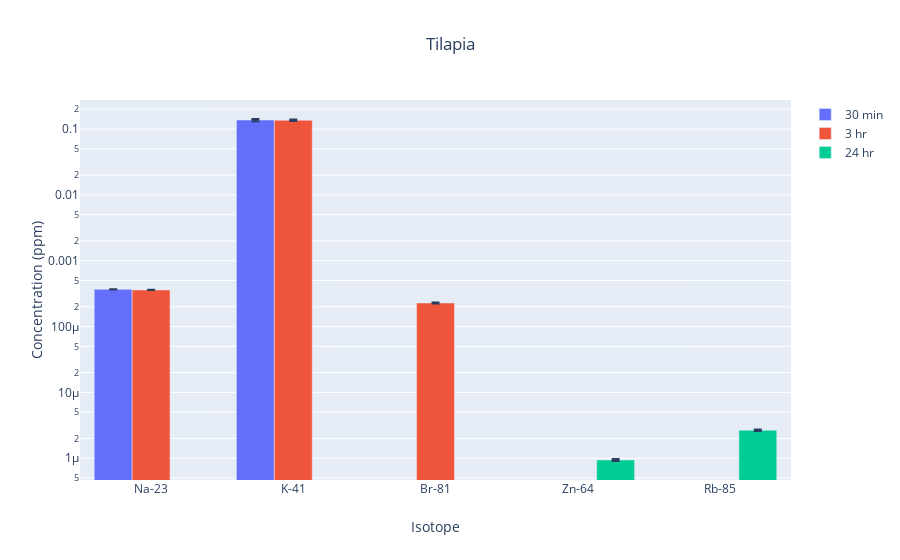

The notebook cell this image was saved under:
### Code cell
fig = go.Figure()
fig.add_trace(go.Bar(
    x=am.get_initial_isotopes(new_dfs[0]['isotopes']), y=new_dfs[0]['ppm'],
    error_y=dict(type='data', array=new_dfs[0]['ppm-unc']),
    name="30 min"
))
fig.add_trace(go.Bar(
    x=am.get_initial_isotopes(new_dfs[1]['isotopes']), y=new_dfs[1]['ppm'],
    error_y=dict(type='data', array=new_dfs[1]['ppm-unc']),
    name="3 hr"
))
fig.add_trace(go.Bar(
    x=am.get_initial_isotopes(new_dfs[2]['isotopes']), y=new_dfs[2]['ppm'],
    error_y=dict(type='data', array=new_dfs[2]['ppm-unc']),
    name="24 hr"
))
fig.update_layout(barmode='group',
                title={
                    'text': sample_fish[sample_index],
#                    'y':0.9,
                    'x':0.5,
                    'xanchor': 'center'},
#                    'yanchor': 'top'},
                xaxis_title="Isotope",
                yaxis_title="Concentration (ppm)"
#                font=dict(
#                    family="Courier New, monospace",
#                    size=18,
#                    color="RebeccaPurple"
#                )
)
fig.update_yaxes(type="log")
fig.show()

### Figure 1 — Plotly figure (JSON) as saved in the notebook; plotly's stock layout.template omitted (floating-point values rounded to 4 significant figures)
{"data": [{"error_y": {"array": [2.499e-06, 0.005195], "type": "data"}, "name": "30 min", "type": "bar", "x": ["Na-23", "K-41"], "y": [0.0003678, 0.137]}, {"error_y": {"array": [3.812e-06, 1.723e-06, 0.004047], "type": "data"}, "name": "3 hr", "type": "bar", "x": ["Br-81", "Na-23", "K-41"], "y": [0.0002285, 0.0003597, 0.1361]}, {"error_y": {"array": [3.368e-08, 6.833e-08], "type": "data"}, "name": "24 hr", "type": "bar", "x": ["Zn-64", "Rb-85"], "y": [9.424e-07, 2.663e-06]}], "layout": {"barmode": "group", "title": {"text": "Tilapia", "x": 0.5, "xanchor": "center"}, "xaxis": {"title": {"text": "Isotope"}}, "yaxis": {"title": {"text": "Concentration (ppm)"}, "type": "log"}}}
